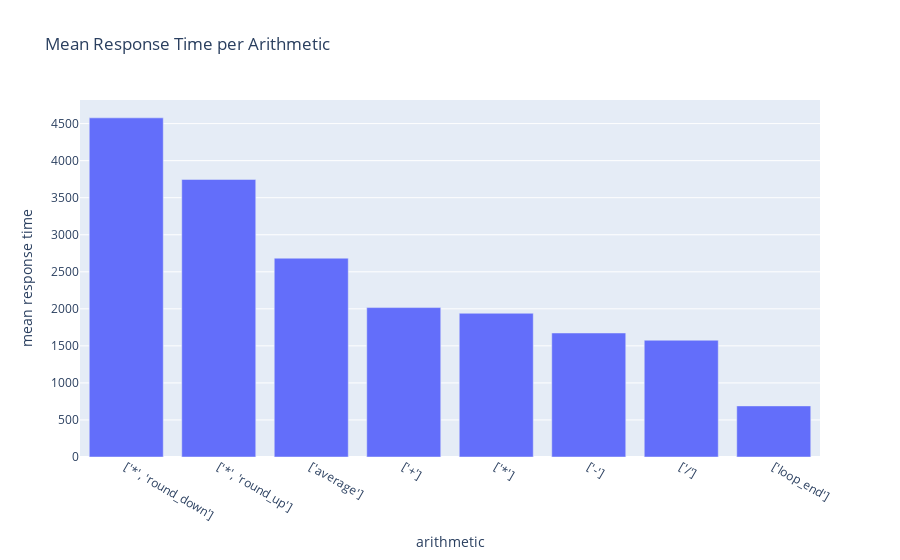

Write notebook code for a chart like this one.
### Code cell
# mean response time per arithmetic
px.bar(performance_per_arithmetic.sort_values(by='mean_rt', ascending=False).reset_index()
       , x='arithmetic_type', y='mean_rt', title='Mean Response Time per Arithmetic'
       , labels={'mean_rt': 'mean response time'
                 , 'arithmetic_type': 'arithmetic'}
       )

### Figure 1 — Plotly figure (JSON) as saved in the notebook; plotly's stock layout.template omitted (floating-point values rounded to 4 significant figures)
{"data": [{"alignmentgroup": "True", "hovertemplate": "arithmetic=%{x}<br>mean response time=%{y}<extra></extra>", "legendgroup": "", "marker": {"color": "#636efa", "pattern": {"shape": ""}}, "name": "", "offsetgroup": "", "orientation": "v", "showlegend": false, "textposition": "auto", "type": "bar", "x": ["['*', 'round_down']", "['*', 'round_up']", "['average']", "['+']", "['*']", "['-']", "['/']", "['loop_end']"], "xaxis": "x", "y": [4578.0, 3747.0, 2683.0, 2017.0, 1940.0, 1674.0, 1576.0, 689.8], "yaxis": "y"}], "layout": {"barmode": "relative", "legend": {"tracegroupgap": 0}, "title": {"text": "Mean Response Time per Arithmetic"}, "xaxis": {"anchor": "y", "domain": [0, 1], "title": {"text": "arithmetic"}}, "yaxis": {"anchor": "x", "domain": [0, 1], "title": {"text": "mean response time"}}}}
